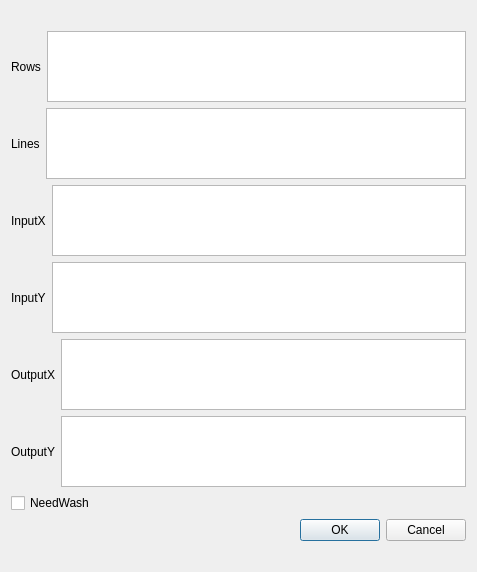
<?xml version="1.0" encoding="UTF-8"?>
<ui version="4.0">
 <class>Dialog</class>
 <widget class="QDialog" name="Dialog">
  <property name="geometry">
   <rect>
    <x>0</x>
    <y>0</y>
    <width>477</width>
    <height>572</height>
   </rect>
  </property>
  <property name="windowTitle">
   <string>Dialog</string>
  </property>
  <layout class="QVBoxLayout" name="verticalLayout_4">
   <item>
    <spacer name="horizontalSpacer">
     <property name="orientation">
      <enum>Qt::Horizontal</enum>
     </property>
     <property name="sizeHint" stdset="0">
      <size>
       <width>40</width>
       <height>20</height>
      </size>
     </property>
    </spacer>
   </item>
   <item>
    <layout class="QVBoxLayout" name="verticalLayout_3">
     <item>
      <layout class="QHBoxLayout" name="horizontalLayout">
       <item>
        <widget class="QLabel" name="label_2">
         <property name="text">
          <string>Rows</string>
         </property>
        </widget>
       </item>
       <item>
        <widget class="QPlainTextEdit" name="plainTextEdit"/>
       </item>
      </layout>
     </item>
     <item>
      <layout class="QHBoxLayout" name="horizontalLayout_3">
       <item>
        <widget class="QLabel" name="label_4">
         <property name="text">
          <string>Lines</string>
         </property>
        </widget>
       </item>
       <item>
        <widget class="QPlainTextEdit" name="plainTextEdit_2"/>
       </item>
      </layout>
     </item>
     <item>
      <layout class="QHBoxLayout" name="horizontalLayout_4">
       <item>
        <widget class="QLabel" name="label_21">
         <property name="text">
          <string>InputX</string>
         </property>
        </widget>
       </item>
       <item>
        <widget class="QPlainTextEdit" name="plainTextEdit_3"/>
       </item>
      </layout>
     </item>
     <item>
      <layout class="QHBoxLayout" name="horizontalLayout_5">
       <item>
        <widget class="QLabel" name="label_26">
         <property name="text">
          <string>InputY</string>
         </property>
        </widget>
       </item>
       <item>
        <widget class="QPlainTextEdit" name="plainTextEdit_4"/>
       </item>
      </layout>
     </item>
     <item>
      <layout class="QHBoxLayout" name="horizontalLayout_6">
       <item>
        <widget class="QLabel" name="label_28">
         <property name="text">
          <string>OutputX</string>
         </property>
        </widget>
       </item>
       <item>
        <widget class="QPlainTextEdit" name="plainTextEdit_15"/>
       </item>
      </layout>
     </item>
     <item>
      <layout class="QHBoxLayout" name="horizontalLayout_7">
       <item>
        <widget class="QLabel" name="label_27">
         <property name="text">
          <string>OutputY</string>
         </property>
        </widget>
       </item>
       <item>
        <widget class="QPlainTextEdit" name="plainTextEdit_16"/>
       </item>
      </layout>
     </item>
     <item>
      <widget class="QCheckBox" name="checkBox">
       <property name="text">
        <string>NeedWash</string>
       </property>
      </widget>
     </item>
     <item>
      <layout class="QVBoxLayout" name="verticalLayout_2">
       <item>
        <layout class="QVBoxLayout" name="verticalLayout">
         <item>
          <spacer name="verticalSpacer_3">
           <property name="orientation">
            <enum>Qt::Vertical</enum>
           </property>
           <property name="sizeHint" stdset="0">
            <size>
             <width>20</width>
             <height>68</height>
            </size>
           </property>
          </spacer>
         </item>
         <item>
          <layout class="QHBoxLayout" name="horizontalLayout_2">
           <item>
            <spacer name="horizontalSpacer_24">
             <property name="orientation">
              <enum>Qt::Horizontal</enum>
             </property>
             <property name="sizeHint" stdset="0">
              <size>
               <width>278</width>
               <height>20</height>
              </size>
             </property>
            </spacer>
           </item>
           <item>
            <widget class="QDialogButtonBox" name="buttonBox">
             <property name="orientation">
              <enum>Qt::Horizontal</enum>
             </property>
             <property name="standardButtons">
              <set>QDialogButtonBox::Cancel|QDialogButtonBox::Ok</set>
             </property>
            </widget>
           </item>
          </layout>
         </item>
        </layout>
       </item>
      </layout>
     </item>
    </layout>
   </item>
   <item>
    <spacer name="horizontalSpacer_2">
     <property name="orientation">
      <enum>Qt::Horizontal</enum>
     </property>
     <property name="sizeHint" stdset="0">
      <size>
       <width>40</width>
       <height>20</height>
      </size>
     </property>
    </spacer>
   </item>
  </layout>
 </widget>
 <resources/>
 <connections>
  <connection>
   <sender>buttonBox</sender>
   <signal>accepted()</signal>
   <receiver>Dialog</receiver>
   <slot>accept()</slot>
   <hints>
    <hint type="sourcelabel">
     <x>642</x>
     <y>592</y>
    </hint>
    <hint type="destinationlabel">
     <x>157</x>
     <y>274</y>
    </hint>
   </hints>
  </connection>
  <connection>
   <sender>buttonBox</sender>
   <signal>rejected()</signal>
   <receiver>Dialog</receiver>
   <slot>reject()</slot>
   <hints>
    <hint type="sourcelabel">
     <x>710</x>
     <y>597</y>
    </hint>
    <hint type="destinationlabel">
     <x>286</x>
     <y>274</y>
    </hint>
   </hints>
  </connection>
 </connections>
</ui>
